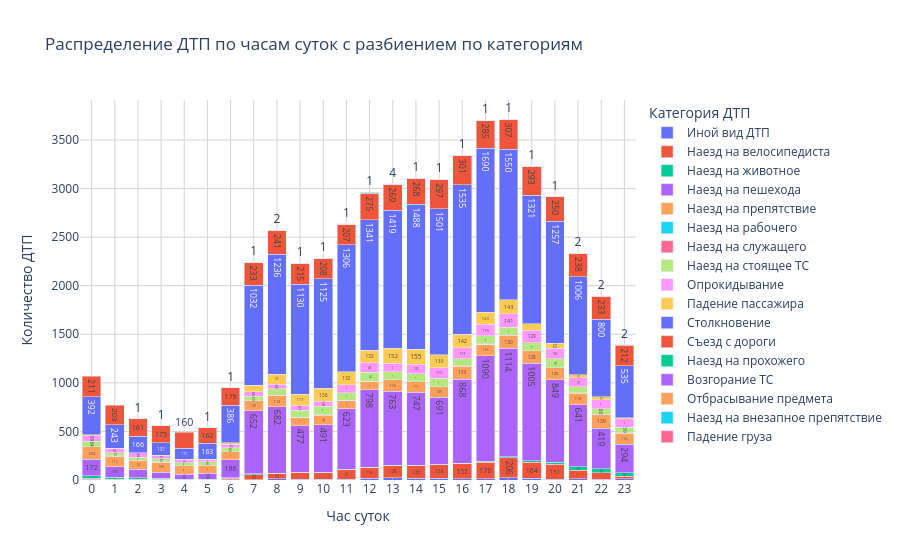

The cell this chart's notebook holds for it:
### Markdown cell above
Наименьшее количество аварий приходится на ночное время - с 23:00 до 06:00.\
В 07-08:00 утра пик, люди едут на работу, больше машин - больше аварий.

### Code cell
# Считаем количество ДТП по часам и категориям
hour_category_counts = accidents.groupby(['hour', 'category']).size().reset_index(name='count')

fig = px.bar(
    hour_category_counts,
    x='hour',
    y='count',
    color='category',
    barmode='stack',
    title='Распределение ДТП по часам суток с разбиением по категориям',
    labels={'hour':'Час суток', 'count':'Количество ДТП', 'category':'Категория ДТП'},
    text_auto=True
)

fig.update_layout(
    plot_bgcolor='white',
    xaxis=dict(tickmode='linear', dtick=1, gridcolor='lightgray'),
    yaxis=dict(gridcolor='lightgray')
)

fig.show()

### Figure 1 — Plotly figure (JSON) as saved in the notebook; plotly's stock layout.template omitted (floating-point values rounded to 4 significant figures)
{"data": [{"hovertemplate": "Категория ДТП=Иной вид ДТП<br>Час суток=%{x}<br>Количество ДТП=%{y}<extra></extra>", "legendgroup": "Иной вид ДТП", "marker": {"color": "#636efa", "pattern": {"shape": ""}}, "name": "Иной вид ДТП", "orientation": "v", "showlegend": true, "textposition": "auto", "texttemplate": "%{y}", "type": "bar", "x": [0, 1, 2, 3, 4, 5, 6, 7, 8, 9, 10, 11, 12, 13, 14, 15, 16, 17, 18, 19, 20, 21, 22, 23], "xaxis": "x", "y": [8, 2, 4, 4, 1, 2, 2, 4, 12, 7, 8, 10, 20, 22, 16, 20, 13, 13, 23, 17, 10, 11, 10, 13], "yaxis": "y"}, {"hovertemplate": "Категория ДТП=Наезд на велосипедиста<br>Час суток=%{x}<br>Количество ДТП=%{y}<extra></extra>", "legendgroup": "Наезд на велосипедиста", "marker": {"color": "#EF553B", "pattern": {"shape": ""}}, "name": "Наезд на велосипедиста", "orientation": "v", "showlegend": true, "textposition": "auto", "texttemplate": "%{y}", "type": "bar", "x": [0, 1, 2, 3, 4, 5, 6, 7, 8, 9, 10, 11, 12, 13, 14, 15, 16, 17, 18, 19, 20, 21, 22, 23], "xaxis": "x", "y": [10, 5, 3, 2, 3, 3, 15, 52, 57, 71, 67, 98, 109, 128, 135, 136, 157, 170, 206, 164, 151, 89, 66, 27], "yaxis": "y"}, {"hovertemplate": "Категория ДТП=Наезд на животное<br>Час суток=%{x}<br>Количество ДТП=%{y}<extra></extra>", "legendgroup": "Наезд на животное", "marker": {"color": "#00cc96", "pattern": {"shape": ""}}, "name": "Наезд на животное", "orientation": "v", "showlegend": true, "textposition": "auto", "texttemplate": "%{y}", "type": "bar", "x": [0, 1, 2, 3, 4, 5, 6, 7, 8, 9, 10, 11, 12, 13, 14, 15, 16, 17, 18, 19, 20, 21, 22, 23], "xaxis": "x", "y": [26, 19, 18, 10, 5, 5, 6, 6, 2, 4, 4, 3, 1, 2, 3, 4, 1, 8, 12, 15, 20, 35, 39, 35], "yaxis": "y"}, {"hovertemplate": "Категория ДТП=Наезд на пешехода<br>Час суток=%{x}<br>Количество ДТП=%{y}<extra></extra>", "legendgroup": "Наезд на пешехода", "marker": {"color": "#ab63fa", "pattern": {"shape": ""}}, "name": "Наезд на пешехода", "orientation": "v", "showlegend": true, "textposition": "auto", "texttemplate": "%{y}", "type": "bar", "x": [0, 1, 2, 3, 4, 5, 6, 7, 8, 9, 10, 11, 12, 13, 14, 15, 16, 17, 18, 19, 20, 21, 22, 23], "xaxis": "x", "y": [172, 109, 87, 62, 50, 59, 186, 652, 682, 477, 491, 623, 798, 763, 747, 691, 868, 1090, 1114, 1005, 849, 641, 419, 294], "yaxis": "y"}, {"hovertemplate": "Категория ДТП=Наезд на препятствие<br>Час суток=%{x}<br>Количество ДТП=%{y}<extra></extra>", "legendgroup": "Наезд на препятствие", "marker": {"color": "#FFA15A", "pattern": {"shape": ""}}, "name": "Наезд на препятствие", "orientation": "v", "showlegend": true, "textposition": "auto", "texttemplate": "%{y}", "type": "bar", "x": [0, 1, 2, 3, 4, 5, 6, 7, 8, 9, 10, 11, 12, 13, 14, 15, 16, 17, 18, 19, 20, 21, 22, 23], "xaxis": "x", "y": [124, 112, 93, 106, 89, 84, 80, 100, 114, 87, 98, 86, 86, 116, 111, 109, 133, 116, 130, 128, 125, 118, 139, 114], "yaxis": "y"}, {"hovertemplate": "Категория ДТП=Наезд на рабочего<br>Час суток=%{x}<br>Количество ДТП=%{y}<extra></extra>", "legendgroup": "Наезд на рабочего", "marker": {"color": "#19d3f3", "pattern": {"shape": ""}}, "name": "Наезд на рабочего", "orientation": "v", "showlegend": true, "textposition": "auto", "texttemplate": "%{y}", "type": "bar", "x": [0, 1, 8, 9, 10, 11, 12, 13, 14, 15, 16, 17, 18, 19, 23], "xaxis": "x", "y": [1, 1, 2, 1, 5, 3, 2, 2, 1, 2, 2, 2, 2, 1, 1], "yaxis": "y"}, {"hovertemplate": "Категория ДТП=Наезд на служащего<br>Час суток=%{x}<br>Количество ДТП=%{y}<extra></extra>", "legendgroup": "Наезд на служащего", "marker": {"color": "#FF6692", "pattern": {"shape": ""}}, "name": "Наезд на служащего", "orientation": "v", "showlegend": true, "textposition": "auto", "texttemplate": "%{y}", "type": "bar", "x": [0, 1, 3, 6, 7, 8, 10, 13, 17, 18, 20, 21, 22, 23], "xaxis": "x", "y": [2, 1, 2, 1, 1, 2, 1, 1, 2, 1, 2, 2, 3, 2], "yaxis": "y"}, {"hovertemplate": "Категория ДТП=Наезд на стоящее ТС<br>Час суток=%{x}<br>Количество ДТП=%{y}<extra></extra>", "legendgroup": "Наезд на стоящее ТС", "marker": {"color": "#B6E880", "pattern": {"shape": ""}}, "name": "Наезд на стоящее ТС", "orientation": "v", "showlegend": true, "textposition": "auto", "texttemplate": "%{y}", "type": "bar", "x": [0, 1, 2, 3, 4, 5, 6, 7, 8, 9, 10, 11, 12, 13, 14, 15, 16, 17, 18, 19, 20, 21, 22, 23], "xaxis": "x", "y": [54, 33, 29, 33, 28, 36, 44, 49, 67, 69, 86, 77, 92, 80, 80, 83, 73, 82, 83, 84, 92, 62, 60, 59], "yaxis": "y"}, {"hovertemplate": "Категория ДТП=Опрокидывание<br>Час суток=%{x}<br>Количество ДТП=%{y}<extra></extra>", "legendgroup": "Опрокидывание", "marker": {"color": "#FF97FF", "pattern": {"shape": ""}}, "name": "Опрокидывание", "orientation": "v", "showlegend": true, "textposition": "auto", "texttemplate": "%{y}", "type": "bar", "x": [0, 1, 2, 3, 4, 5, 6, 7, 8, 9, 10, 11, 12, 13, 14, 15, 16, 17, 18, 19, 20, 21, 22, 23], "xaxis": "x", "y": [59, 41, 44, 31, 31, 20, 32, 46, 48, 51, 50, 83, 98, 90, 100, 113, 113, 119, 141, 129, 106, 95, 89, 85], "yaxis": "y"}, {"hovertemplate": "Категория ДТП=Падение пассажира<br>Час суток=%{x}<br>Количество ДТП=%{y}<extra></extra>", "legendgroup": "Падение пассажира", "marker": {"color": "#FECB52", "pattern": {"shape": ""}}, "name": "Падение пассажира", "orientation": "v", "showlegend": true, "textposition": "auto", "texttemplate": "%{y}", "type": "bar", "x": [0, 1, 2, 3, 4, 5, 6, 7, 8, 9, 10, 11, 12, 13, 14, 15, 16, 17, 18, 19, 20, 21, 22, 23], "xaxis": "x", "y": [10, 3, 4, 3, 7, 5, 19, 65, 101, 117, 136, 132, 132, 152, 155, 133, 142, 123, 143, 68, 52, 32, 32, 11], "yaxis": "y"}, {"hovertemplate": "Категория ДТП=Столкновение<br>Час суток=%{x}<br>Количество ДТП=%{y}<extra></extra>", "legendgroup": "Столкновение", "marker": {"color": "#636efa", "pattern": {"shape": ""}}, "name": "Столкновение", "orientation": "v", "showlegend": true, "textposition": "auto", "texttemplate": "%{y}", "type": "bar", "x": [0, 1, 2, 3, 4, 5, 6, 7, 8, 9, 10, 11, 12, 13, 14, 15, 16, 17, 18, 19, 20, 21, 22, 23], "xaxis": "x", "y": [392, 243, 166, 131, 115, 163, 386, 1032, 1236, 1130, 1125, 1306, 1341, 1419, 1488, 1501, 1535, 1690, 1550, 1321, 1257, 1006, 800, 535], "yaxis": "y"}, {"hovertemplate": "Категория ДТП=Съезд с дороги<br>Час суток=%{x}<br>Количество ДТП=%{y}<extra></extra>", "legendgroup": "Съезд с дороги", "marker": {"color": "#EF553B", "pattern": {"shape": ""}}, "name": "Съезд с дороги", "orientation": "v", "showlegend": true, "textposition": "auto", "texttemplate": "%{y}", "type": "bar", "x": [0, 1, 2, 3, 4, 5, 6, 7, 8, 9, 10, 11, 12, 13, 14, 15, 16, 17, 18, 19, 20, 21, 22, 23], "xaxis": "x", "y": [211, 203, 181, 175, 160, 162, 179, 233, 241, 215, 208, 207, 275, 269, 268, 297, 301, 285, 307, 293, 250, 238, 233, 212], "yaxis": "y"}, {"hovertemplate": "Категория ДТП=Наезд на прохожего<br>Час суток=%{x}<br>Количество ДТП=%{y}<extra></extra>", "legendgroup": "Наезд на прохожего", "marker": {"color": "#00cc96", "pattern": {"shape": ""}}, "name": "Наезд на прохожего", "orientation": "v", "showlegend": true, "textposition": "auto", "texttemplate": "%{y}", "type": "bar", "x": [2, 3, 7, 9, 11, 13, 15, 17, 18, 20, 23], "xaxis": "x", "y": [1, 1, 1, 2, 3, 2, 2, 1, 1, 1, 2], "yaxis": "y"}, {"hovertemplate": "Категория ДТП=Возгорание ТС<br>Час суток=%{x}<br>Количество ДТП=%{y}<extra></extra>", "legendgroup": "Возгорание ТС", "marker": {"color": "#ab63fa", "pattern": {"shape": ""}}, "name": "Возгорание ТС", "orientation": "v", "showlegend": true, "textposition": "auto", "texttemplate": "%{y}", "type": "bar", "x": [5, 6, 8, 9, 11, 12, 18, 21], "xaxis": "x", "y": [1, 1, 1, 1, 2, 1, 1, 1], "yaxis": "y"}, {"hovertemplate": "Категория ДТП=Отбрасывание предмета<br>Час суток=%{x}<br>Количество ДТП=%{y}<extra></extra>", "legendgroup": "Отбрасывание предмета", "marker": {"color": "#FFA15A", "pattern": {"shape": ""}}, "name": "Отбрасывание предмета", "orientation": "v", "showlegend": true, "textposition": "auto", "texttemplate": "%{y}", "type": "bar", "x": [6, 7, 8, 9, 10, 11, 12, 13, 14, 15, 16, 17, 18, 19, 20, 21, 22, 23], "xaxis": "x", "y": [1, 2, 4, 1, 4, 2, 4, 4, 4, 3, 5, 1, 1, 2, 1, 2, 2, 2], "yaxis": "y"}, {"hovertemplate": "Категория ДТП=Наезд на внезапное препятствие<br>Час суток=%{x}<br>Количество ДТП=%{y}<extra></extra>", "legendgroup": "Наезд на внезапное препятствие", "marker": {"color": "#19d3f3", "pattern": {"shape": ""}}, "name": "Наезд на внезапное препятствие", "orientation": "v", "showlegend": true, "textposition": "auto", "texttemplate": "%{y}", "type": "bar", "x": [7, 8, 11, 12, 15, 17, 18, 19, 20, 21], "xaxis": "x", "y": [1, 2, 1, 1, 1, 1, 1, 1, 1, 2], "yaxis": "y"}, {"hovertemplate": "Категория ДТП=Падение груза<br>Час суток=%{x}<br>Количество ДТП=%{y}<extra></extra>", "legendgroup": "Падение груза", "marker": {"color": "#FF6692", "pattern": {"shape": ""}}, "name": "Падение груза", "orientation": "v", "showlegend": true, "textposition": "auto", "texttemplate": "%{y}", "type": "bar", "x": [10, 14, 16, 17, 19], "xaxis": "x", "y": [1, 1, 1, 1, 1], "yaxis": "y"}], "layout": {"barmode": "stack", "legend": {"title": {"text": "Категория ДТП"}, "tracegroupgap": 0}, "plot_bgcolor": "white", "title": {"text": "Распределение ДТП по часам суток с разбиением по категориям"}, "xaxis": {"anchor": "y", "domain": [0, 1], "dtick": 1, "gridcolor": "lightgray", "tickmode": "linear", "title": {"text": "Час суток"}}, "yaxis": {"anchor": "x", "domain": [0, 1], "gridcolor": "lightgray", "title": {"text": "Количество ДТП"}}}}
